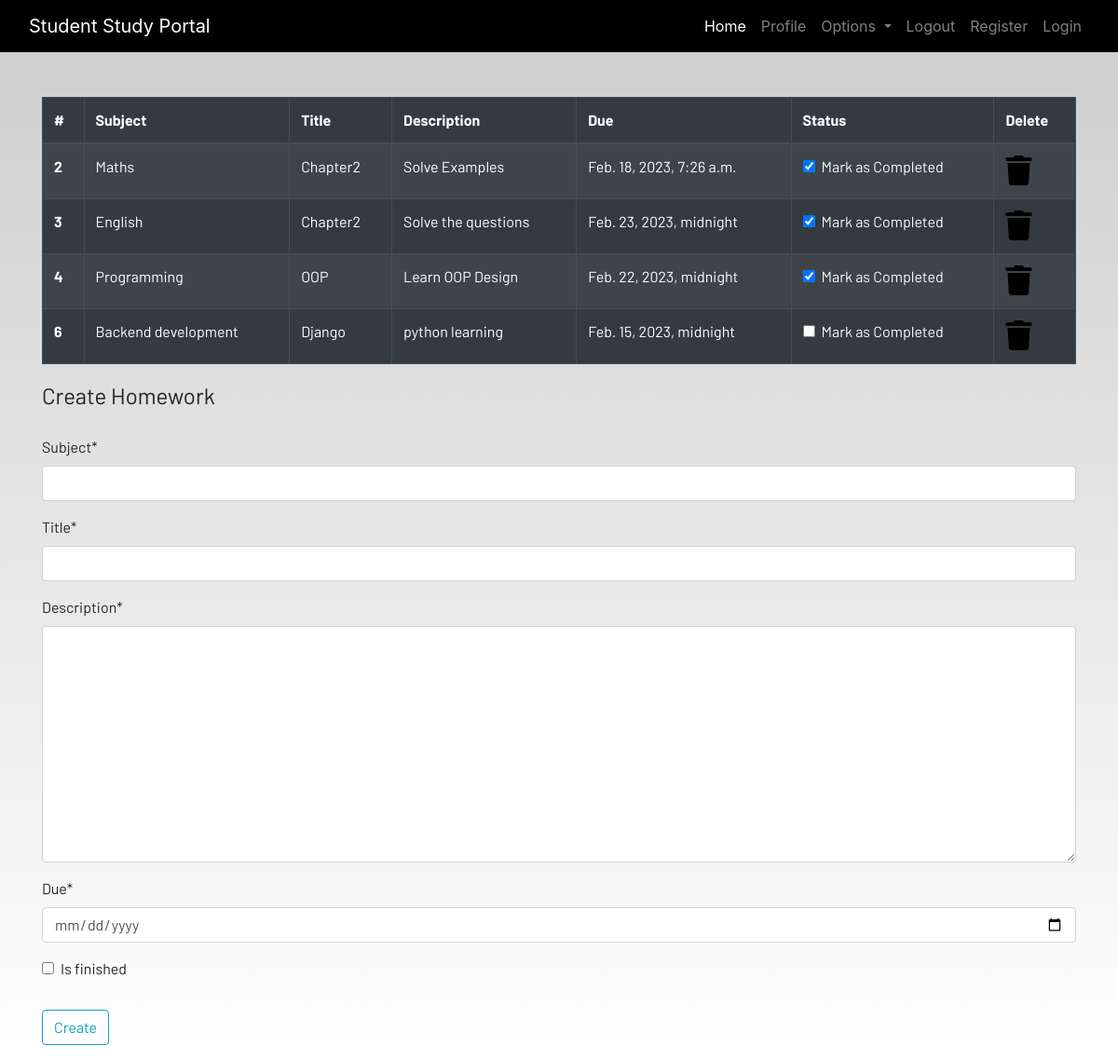
Screenshot of /homework/ (signed in) with the database file from the repository.
### dashboard/models.py (models this page shows, shortened)
class Homework(models.Model):
    user = models.ForeignKey(User, on_delete=models.CASCADE)
    subject = models.CharField(max_length=50)
    title = models.CharField(max_length=50)
    description = models.TextField()
    due = models.DateTimeField()
    is_finished = models.BooleanField(default=False)

### dashboard/views.py (the view)
# urls.py: path('homework/', views.homework, name="homework"),
def homework(request):
    if request.method == "POST":
        form = HomeworkForm(request.POST)
        if form.is_valid():
            try:
                finished = request.POST["is_finished"]
                if finished == 'on':
                    finished = True
                else:
                    finished = False
            except:
                finished = False
            homeworks = Homework(
                user=request.user,
                subject=request.POST['subject'],
                title=request.POST['title'],
                description=request.POST['description'],
                due=request.POST['due'],
                is_finished=finished)
            homeworks.save()
            messages.success(request, f"Homework Added from {request.user.username}!!")
    else:
        form = HomeworkForm()
    homeworks = Homework.objects.filter(user=request.user)
    if len(homeworks) == 0:
        homework_done = True
    else:
        homework_done = False
    context = {
        "homeworks": homeworks,
        "homeworks_done": homework_done,
        "form": form}
    return render(request, "dashboard/homework.html", context)

### dashboard/forms.py
class HomeworkForm(forms.ModelForm):
    class Meta:
        model = Homework
        widgets = {'due': DateInput()}
        fields = ['subject', 'title', 'description', 'due', 'is_finished']

### dashboard/templates/dashboard/homework.html (shortened to what this page needs)
{% extends 'dashboard/base.html' %}
{% load static %}
{% load crispy_forms_tags %}
{% block content %}
<div class="container">
    {% if not homeworks_done %}
    <table class="table table-striped table-bordered table-hover table-dark">
        <thead>
            <tr>
                <th scope="col">#</th>
                <th scope="col">Subject</th>
                <th scope="col">Title</th>
                <th scope="col">Description</th>
                <th scope="col">Due</th>
                <th scope="col">Status</th>
                <th scope="col">Delete</th>
            </tr>
        </thead>
        <tbody>
            {% for homework in homeworks %}
                <tr>
                    <th scope="row">{{ homework.id }}</th>
                    <td>{{ homework.subject }}</td>
                    <td>{{ homework.title }}</td>
                    <td>{{ homework.description }}</td>
                    <td>{{ homework.due }}</td>
                    <td>
                        <a href="{% url 'update-homework' homework.id %}">
                            <div class="form-check">
                                {% if homework.is_finished == True %}
                                    <input class="form-check-input" type="checkbox" value="" checked>
                                {% else %}
                                    <input class="form-check-input" type="checkbox" value="">
                                {% endif %}
                                <label class="form-check-label text-light" for="flexCheckDefault">
                                        Mark as Completed
                                </label>
                            </div>
                        </a>
                    </td>
                    <td><a href="{% url 'delete-homework' homework.id %}"><i class="fa fa-trash fa-2x"></i></a></td>
                </tr>
            {% endfor %}
        </tbody>
    </table>
    {% else %}
    <h4>All homeworks are completed!! Create to have more!!</h4>
    {% endif %}
</div>
<div class=" container">
    <form method="POST">
        <fieldset class="form-group">
            <legend class="border-bottom mb-4">Create Homework</legend>
            {{ form |crispy}}
        </fieldset>
        <div class="form-group">
            <button href="" class="btn btn-outline-info" type="submit">
                Create
            </button>
        </div>
    </form>
</div>
{% endblock content %}

### dashboard/templates/dashboard/base.html (shortened to what this page needs)
<!DOCTYPE html>
{% load static %}
<html lang="en">
<head>
  <link rel="stylesheet" href="https://stackpath.bootstrapcdn.com/bootstrap/4.3.1/css/bootstrap.min.css"
 />
  <link rel="stylesheet" href="https://use.fontawesome.com/releases/v5.7.2/css/all.css"
 />
  <link rel="stylesheet" href="{% static 'css/main.css' %}" />
</head>
<body>
  <header>
    <nav class="navbar navbar-expand-lg navbar-dark bg-dark">
      <div class="container-fluid">
        <a class="navbar-brand" href="#">Student Study Portal</a>
        <div class="collapse navbar-collapse justify-content-end" id="navbarSupportedContent">
          <ul class="navbar-nav mb-2 mb-lg-0">
            <li class="nav-item">
              <a class="nav-link active" aria-current="page" href="#">Home</a>
            </li>
            <li class="nav-item">
              <a class="nav-link" href="#">Profile</a>
            </li>
            <li class="nav-item dropdown">
              <a class="nav-link dropdown-toggle" href="#" id="navbarDropdown" role="button" data-toggle="dropdown"
                aria-haspopup="true" aria-expanded="false">
                Options
              </a>
            </li>
            <li class="nav-item">
              <a class="nav-link" href="#">Logout</a>
            </li>
            <li class="nav-item">
              <a class="nav-link" href="#">Register</a>
            </li>
            <li class="nav-item">
              <a class="nav-link" href="#">Login</a>
            </li>
          </ul>
        </div>
      </div>
    </nav>
  </header>
  <br /><br />
  <main>
    {% block content %}
    {% endblock content %}
  </main>
</body>
</html>

### static/css/main.css (style rules this page uses)
html { scroll-behavior: smooth; height: 100%; width: 100%; }
main { font-family: Barlow, Quicksand, Rubik, sans-serif, serif, 'Times New Roman', Times, serif !important; }
.navbar { background-color: rgb(0, 0, 0) !important; }
a { text-decoration: none !important; color: black; }
html, body { max-width: 100%; overflow-x: hidden; height: 100%; width: 100%; }
body { background: linear-gradient(rgba(0, 0, 0, 0.2), rgba(255, 255, 255, 0.5)); overflow-x: hidden; background-repeat: no-repeat; }
.fa { color: black; }

### rows the page displays
Homework: id "2", subject "Maths", title "Chapter2", description "Solve Examples", due "Feb. 18, 2023, 7:26 a.m."
Homework: id "3", subject "English", title "Chapter2", description "Solve the questions", due "Feb. 23, 2023, midnight"
Homework: id "4", subject "Programming", title "OOP", description "Learn OOP Design", due "Feb. 22, 2023, midnight"
Homework: id "6", subject "Backend development", title "Django", description "python learning", due "Feb. 15, 2023, midnight"
